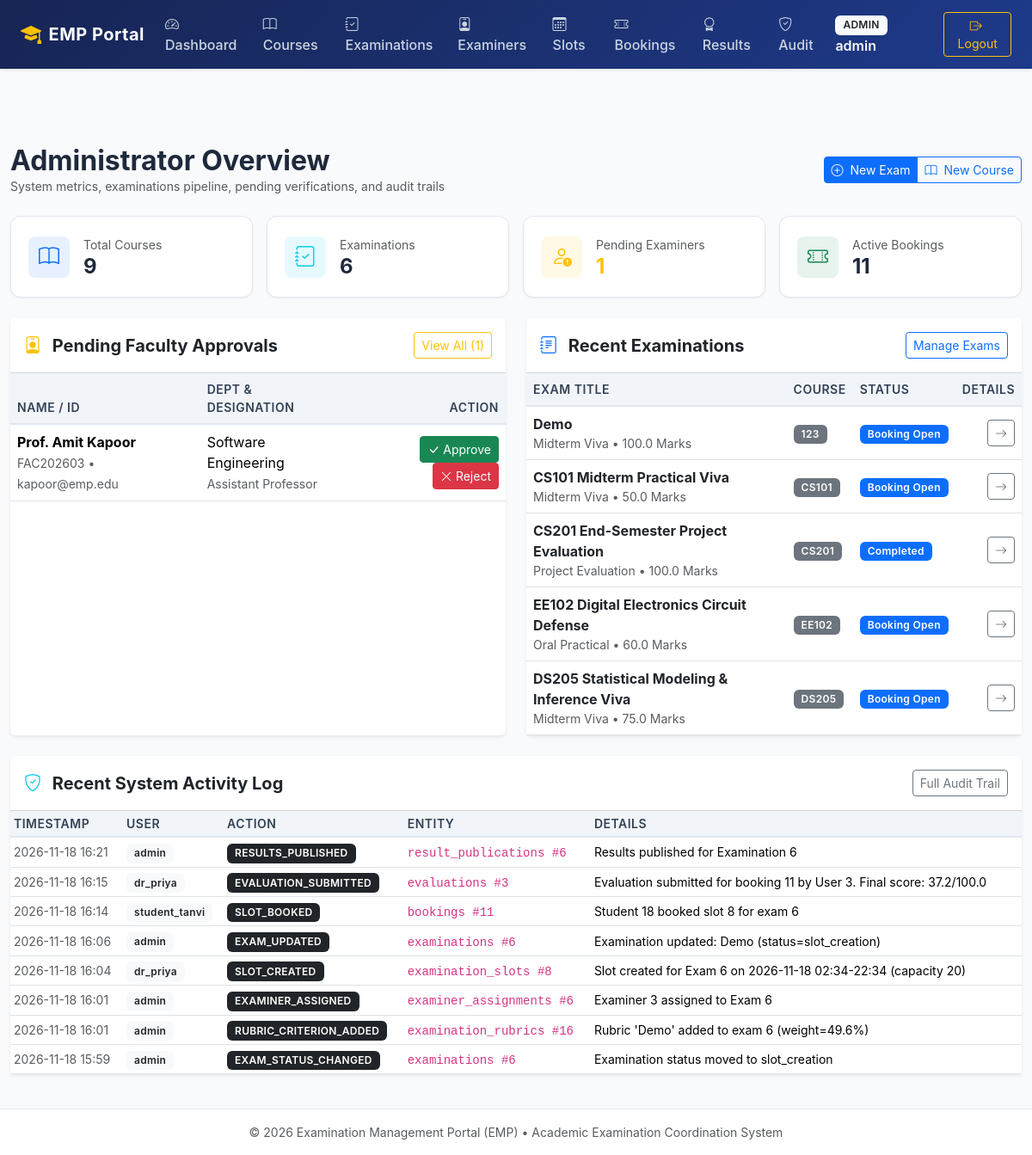
The page /admin/dashboard (signed in) on the database its author committed.
### tables this page shows
CREATE TABLE examiner_profiles (
    id INTEGER PRIMARY KEY AUTOINCREMENT,
    user_id INTEGER UNIQUE NOT NULL,
    employee_id VARCHAR(50) UNIQUE NOT NULL,
    full_name VARCHAR(120) NOT NULL,
    department VARCHAR(100) NOT NULL,
    designation VARCHAR(100) NOT NULL,
    phone VARCHAR(30),
    approval_status VARCHAR(20) NOT NULL DEFAULT 'pending' CHECK(approval_status IN ('pending', 'approved', 'rejected')),
    approved_at TIMESTAMP,
    approved_by INTEGER,
    FOREIGN KEY (user_id) REFERENCES users(id) ON DELETE CASCADE,
    FOREIGN KEY (approved_by) REFERENCES users(id) ON DELETE SET NULL
);

CREATE TABLE users (
    id INTEGER PRIMARY KEY AUTOINCREMENT,
    username VARCHAR(80) UNIQUE NOT NULL,
    email VARCHAR(120) UNIQUE NOT NULL,
    password_hash VARCHAR(255) NOT NULL,
    role VARCHAR(20) NOT NULL CHECK(role IN ('admin', 'examiner', 'student')),
    is_active INTEGER NOT NULL DEFAULT 1,
    created_at TIMESTAMP NOT NULL DEFAULT CURRENT_TIMESTAMP
);

CREATE TABLE examinations (
    id INTEGER PRIMARY KEY AUTOINCREMENT,
    course_id INTEGER NOT NULL,
    title VARCHAR(150) NOT NULL,
    exam_type VARCHAR(50) NOT NULL,
    duration_minutes INTEGER NOT NULL,
    max_marks REAL NOT NULL,
    slot_creation_start TIMESTAMP NOT NULL,
    slot_creation_end TIMESTAMP NOT NULL,
    booking_start TIMESTAMP NOT NULL,
    booking_end TIMESTAMP NOT NULL,
    status VARCHAR(20) NOT NULL DEFAULT 'draft' CHECK(status IN ('draft', 'slot_creation', 'booking_open', 'closed', 'completed')),
    created_at TIMESTAMP NOT NULL DEFAULT CURRENT_TIMESTAMP,
    FOREIGN KEY (course_id) REFERENCES courses(id) ON DELETE RESTRICT
);

CREATE TABLE courses (
    id INTEGER PRIMARY KEY AUTOINCREMENT,
    code VARCHAR(20) UNIQUE NOT NULL,
    name VARCHAR(150) NOT NULL,
    description TEXT,
    is_active INTEGER NOT NULL DEFAULT 1,
    created_at TIMESTAMP NOT NULL DEFAULT CURRENT_TIMESTAMP
);

CREATE TABLE audit_logs (
    id INTEGER PRIMARY KEY AUTOINCREMENT,
    user_id INTEGER,
    action VARCHAR(100) NOT NULL,
    entity_type VARCHAR(50) NOT NULL,
    entity_id INTEGER,
    details TEXT,
    ip_address VARCHAR(45),
    created_at TIMESTAMP NOT NULL DEFAULT CURRENT_TIMESTAMP,
    FOREIGN KEY (user_id) REFERENCES users(id) ON DELETE SET NULL
);

### app/routes/admin.py (the view)
@admin_bp.route('/dashboard')
def dashboard():
    db = get_db()
    stats = {
        'total_courses': db.execute("SELECT COUNT(*) FROM courses").fetchone()[0],
        'total_exams': db.execute("SELECT COUNT(*) FROM examinations").fetchone()[0],
        'total_students': db.execute("SELECT COUNT(*) FROM users WHERE role = 'student'").fetchone()[0],
        'approved_examiners': db.execute("SELECT COUNT(*) FROM examiner_profiles WHERE approval_status = 'approved'").fetchone()[0],
        'pending_examiners': db.execute("SELECT COUNT(*) FROM examiner_profiles WHERE approval_status = 'pending'").fetchone()[0],
        'total_slots': db.execute("SELECT COUNT(*) FROM examination_slots").fetchone()[0],
        'active_bookings': db.execute("SELECT COUNT(*) FROM bookings WHERE status = 'confirmed'").fetchone()[0],
        'submitted_evaluations': db.execute("SELECT COUNT(*) FROM evaluations WHERE status = 'submitted'").fetchone()[0]
    }
    recent_exams = get_examinations()[:5]
    pending_list = list_examiners(approval_status='pending')[:5]
    recent_logs = get_audit_logs(limit=8)
    return render_template('admin/dashboard.html', stats=stats, recent_exams=recent_exams, pending_examiners=pending_list, recent_logs=recent_logs)

### app/database.py (called while the page is built)
def get_db(db_path=None):
    if db_path is None:
        try:
            db_path = current_app.config['DATABASE_PATH']
        except RuntimeError:
            from app.config import Config
            db_path = Config.DATABASE_PATH
    try:
        if 'db' not in g:
            if db_path != ':memory:':
                os.makedirs(os.path.dirname(os.path.abspath(db_path)), exist_ok=True)
            conn = sqlite3.connect(db_path)
            conn.row_factory = sqlite3.Row
            conn.execute("PRAGMA foreign_keys = ON;")
            g.db = conn
        return g.db
    except RuntimeError:
        if db_path != ':memory:':
            os.makedirs(os.path.dirname(os.path.abspath(db_path)), exist_ok=True)
        conn = sqlite3.connect(db_path)
        conn.row_factory = sqlite3.Row
        conn.execute("PRAGMA foreign_keys = ON;")
        return conn

### app/routes/admin.py (called while the page is built)
@admin_bp.before_request
@role_required('admin')
def check_admin():
    pass

### app/services/audit_service.py (called while the page is built)
def get_audit_logs(limit=100, entity_type=None, action=None, search=None):
    db = get_db()
    query = """
        SELECT a.*, u.username, u.role
        FROM audit_logs a
        LEFT JOIN users u ON a.user_id = u.id
        WHERE 1=1
    """
    params = []
    if entity_type:
        query += " AND a.entity_type = ?"
        params.append(entity_type)
    if action:
        query += " AND a.action = ?"
        params.append(action)
    if search:
        query += " AND (a.details LIKE ? OR a.action LIKE ? OR u.username LIKE ?)"
        wildcard = f"%{search}%"
        params.extend([wildcard, wildcard, wildcard])
    query += " ORDER BY a.created_at DESC LIMIT ?"
    params.append(limit)
    return db.execute(query, params).fetchall()

### app/templates/admin/dashboard.html (shortened to what this page needs)
{% extends "base.html" %}
{% block content %}
<div class="d-flex justify-content-between align-items-center mb-4">
    <div>
        <h2 class="fw-bold mb-0">Administrator Overview</h2>
        <p class="text-muted small mb-0">System metrics, examinations pipeline, pending verifications, and audit trails</p>
    </div>
    <div class="btn-group">
        <a href="{{ url_for('admin.examinations') }}" class="btn btn-primary btn-sm"><i class="bi bi-plus-circle me-1"></i> New Exam</a>
        <a href="{{ url_for('admin.courses') }}" class="btn btn-outline-primary btn-sm"><i class="bi bi-book me-1"></i> New Course</a>
    </div>
</div>
<div class="row g-3 mb-4">
    <div class="col-md-3 col-sm-6">
        <div class="stat-card d-flex align-items-center">
            <div class="stat-icon bg-primary bg-opacity-10 text-primary me-3">
                <i class="bi bi-book"></i>
            </div>
            <div>
                <span class="text-muted small">Total Courses</span>
                <h4 class="fw-bold mb-0">{{ stats.total_courses }}</h4>
            </div>
        </div>
    </div>
    <div class="col-md-3 col-sm-6">
        <div class="stat-card d-flex align-items-center">
            <div class="stat-icon bg-info bg-opacity-10 text-info me-3">
                <i class="bi bi-journal-check"></i>
            </div>
            <div>
                <span class="text-muted small">Examinations</span>
                <h4 class="fw-bold mb-0">{{ stats.total_exams }}</h4>
            </div>
        </div>
    </div>
    <div class="col-md-3 col-sm-6">
        <div class="stat-card d-flex align-items-center">
            <div class="stat-icon bg-warning bg-opacity-10 text-warning me-3">
                <i class="bi bi-person-exclamation"></i>
            </div>
            <div>
                <span class="text-muted small">Pending Examiners</span>
                <h4 class="fw-bold mb-0 text-warning">{{ stats.pending_examiners }}</h4>
            </div>
        </div>
    </div>
    <div class="col-md-3 col-sm-6">
        <div class="stat-card d-flex align-items-center">
            <div class="stat-icon bg-success bg-opacity-10 text-success me-3">
                <i class="bi bi-ticket-perforated"></i>
            </div>
            <div>
                <span class="text-muted small">Active Bookings</span>
                <h4 class="fw-bold mb-0">{{ stats.active_bookings }}</h4>
            </div>
        </div>
    </div>
</div>
<div class="row g-4 mb-4">
    <div class="col-lg-6">
        <div class="card shadow-sm border-0 h-100">
            <div class="card-header bg-white d-flex justify-content-between align-items-center py-3">
                <h5 class="fw-bold mb-0"><i class="bi bi-person-badge text-warning me-2"></i> Pending Faculty Approvals</h5>
                <a href="{{ url_for('admin.examiners', status='pending') }}" class="btn btn-outline-warning btn-sm">View All ({{ stats.pending_examiners }})</a>
            </div>
            <div class="card-body p-0">
                {% if pending_examiners %}
                <div class="table-responsive">
                    <table class="table table-hover table-emp align-middle mb-0">
                        <thead>
                            <tr>
                                <th>Name / ID</th>
                                <th>Dept & Designation</th>
                                <th class="text-end">Action</th>
                            </tr>
                        </thead>
                        <tbody>
                            {% for ex in pending_examiners %}
                            <tr>
                                <td>
                                    <div class="fw-bold">{{ ex.full_name }}</div>
                                    <small class="text-muted">{{ ex.employee_id }} &bull; {{ ex.email }}</small>
                                </td>
                                <td>
                                    <div>{{ ex.department }}</div>
                                    <small class="text-muted">{{ ex.designation }}</small>
                                </td>
                                <td class="text-end">
                                    <form method="POST" action="{{ url_for('admin.change_examiner_status', user_id=ex.id) }}" class="d-inline">
                                        <button type="submit" class="btn btn-success btn-sm"><i class="bi bi-check-lg"></i> Approve</button>
                                    </form>
                                    <form method="POST" action="{{ url_for('admin.change_examiner_status', user_id=ex.id) }}" class="d-inline">
                                        <button type="submit" class="btn btn-danger btn-sm"><i class="bi bi-x-lg"></i> Reject</button>
                                    </form>
                                </td>
                            </tr>
                            {% endfor %}
                        </tbody>
                    </table>
                </div>
                {% else %}
                <div class="p-4 text-center text-muted">
                    <i class="bi bi-check-circle fs-3 text-success d-block mb-1"></i>
                    No examiner registrations currently waiting for approval.
                </div>
                {% endif %}
            </div>
        </div>
    </div>
    <div class="col-lg-6">
        <div class="card shadow-sm border-0 h-100">
            <div class="card-header bg-white d-flex justify-content-between align-items-center py-3">
                <h5 class="fw-bold mb-0"><i class="bi bi-journal-text text-primary me-2"></i> Recent Examinations</h5>
                <a href="{{ url_for('admin.examinations') }}" class="btn btn-outline-primary btn-sm">Manage Exams</a>
            </div>
            <div class="card-body p-0">
                {% if recent_exams %}
                <div class="table-responsive">
                    <table class="table table-hover table-emp align-middle mb-0">
                        <thead>
                            <tr>
                                <th>Exam Title</th>
                                <th>Course</th>
                                <th>Status</th>
                                <th class="text-end">Details</th>
                            </tr>
                        </thead>
                        <tbody>
                            {% for ex in recent_exams %}
                            <tr>
                                <td>
                                    <a href="{{ url_for('admin.exam_detail', exam_id=ex.id) }}" class="fw-bold text-decoration-none text-dark">
                                        {{ ex.title }}
                                    </a>
                                    <div class="small text-muted">{{ ex.exam_type }} &bull; {{ ex.max_marks }} Marks</div>
                                </td>
                                <td><span class="badge bg-secondary">{{ ex.course_code }}</span></td>
                                <td>{{ ex.status | status_badge | safe }}</td>
                                <td class="text-end">
                                    <a href="{{ url_for('admin.exam_detail', exam_id=ex.id) }}" class="btn btn-sm btn-outline-secondary">
                                        <i class="bi bi-arrow-right"></i>
                                    </a>
                                </td>
                            </tr>
                            {% endfor %}
                        </tbody>
                    </table>
                </div>
                {% else %}
                <div class="p-4 text-center text-muted">No examinations created yet.</div>
                {% endif %}
            </div>
        </div>
    </div>
</div>
<div class="card shadow-sm border-0">
    <div class="card-header bg-white d-flex justify-content-between align-items-center py-3">
        <h5 class="fw-bold mb-0"><i class="bi bi-shield-check text-info me-2"></i> Recent System Activity Log</h5>
        <a href="{{ url_for('admin.audit_logs') }}" class="btn btn-outline-secondary btn-sm">Full Audit Trail</a>
    </div>
    <div class="card-body p-0">
        <div class="table-responsive">
            <table class="table table-sm table-hover table-emp align-middle mb-0">
                <thead>
                    <tr>
                        <th>Timestamp</th>
                        <th>User</th>
                        <th>Action</th>
                        <th>Entity</th>
                        <th>Details</th>
                    </tr>
                </thead>
                <tbody>
                    {% for log in recent_logs %}
                    <tr>
                        <td class="small text-muted">{{ log.created_at | datetime_format }}</td>
                        <td>
                            {% if log.username %}
                                <span class="badge bg-light text-dark">{{ log.username }}</span>
                            {% else %}
                                <span class="badge bg-secondary">System</span>
                            {% endif %}
                        </td>
                        <td><span class="badge bg-dark">{{ log.action }}</span></td>
                        <td><code>{{ log.entity_type }} #{{ log.entity_id or '-' }}</code></td>
                        <td class="small">{{ log.details }}</td>
                    </tr>
                    {% endfor %}
                </tbody>
            </table>
        </div>
    </div>
</div>
{% endblock %}

### app/static/css/style.css (style rules this page uses)
:root { --emp-primary: #1e3a8a; --emp-primary-dark: #172554; --emp-accent: #2563eb; --emp-bg: #f8fafc; --emp-card-bg: #ffffff; --emp-border: #e2e8f0; --emp-text: #1e293b; --emp-muted: #64748b; }
body { background-color: var(--emp-bg); color: var(--emp-text); font-family: -apple-system, BlinkMacSystemFont, "Segoe UI", Roboto, "Helvetica Neue", Arial, sans-serif; min-height: 100vh; display: flex; flex-direction: column; }
.stat-card { background: var(--emp-card-bg); border: 1px solid var(--emp-border); border-radius: 0.75rem; padding: 1.25rem; box-shadow: 0 1px 3px rgba(0,0,0,0.05); transition: transform 0.15s ease, box-shadow 0.15s ease; }
.stat-icon { width: 48px; height: 48px; border-radius: 0.5rem; display: flex; align-items: center; justify-content: center; font-size: 1.5rem; }
.table-emp th { background-color: #f1f5f9; color: #334155; font-weight: 600; font-size: 0.875rem; text-transform: uppercase; letter-spacing: 0.5px; border-bottom: 2px solid var(--emp-border); }
.table-emp td { vertical-align: middle; }
.badge { padding: 0.45em 0.75em; font-weight: 600; letter-spacing: 0.3px; }

### rows shown on the page
examiner_profiles: full_name "Prof. Amit Kapoor", employee_id "FAC202603", email "kapoor@emp.edu", department "Software Engineering", designation "Assistant Professor"
examinations: title "Demo", exam_type "Midterm Viva", max_marks "100.0", course_code "123", status|status_badge "Booking Open"
examinations: title "CS101 Midterm Practical Viva", exam_type "Midterm Viva", max_marks "50.0", course_code "CS101", status|status_badge "Booking Open"
examinations: title "CS201 End-Semester Project Evaluation", exam_type "Project Evaluation", max_marks "100.0", course_code "CS201", status|status_badge "Completed"
examinations: title "EE102 Digital Electronics Circuit Defense", exam_type "Oral Practical", max_marks "60.0", course_code "EE102", status|status_badge "Booking Open"
examinations: title "DS205 Statistical Modeling & Inference Viva", exam_type "Midterm Viva", max_marks "75.0", course_code "DS205", status|status_badge "Booking Open"
audit_logs: created_at "2026-11-18 16:21", username "admin", action "RESULTS_PUBLISHED", entity_type "result_publications", entity "6", details "Results published for Examination 6"
audit_logs: created_at "2026-11-18 16:15", username "dr_priya", action "EVALUATION_SUBMITTED", entity_type "evaluations", entity "3", details "Evaluation submitted for booking 11 by User 3. Final score: 37.2/100.0"
audit_logs: created_at "2026-11-18 16:14", username "student_tanvi", action "SLOT_BOOKED", entity_type "bookings", entity "11", details "Student 18 booked slot 8 for exam 6"
audit_logs: created_at "2026-11-18 16:06", username "admin", action "EXAM_UPDATED", entity_type "examinations", entity "6", details "Examination updated: Demo (status=slot_creation)"
audit_logs: created_at "2026-11-18 16:04", username "dr_priya", action "SLOT_CREATED", entity_type "examination_slots", entity "8", details "Slot created for Exam 6 on 2026-11-18 02:34-22:34 (capacity 20)"
audit_logs: created_at "2026-11-18 16:01", username "admin", action "EXAMINER_ASSIGNED", entity_type "examiner_assignments", entity "6", details "Examiner 3 assigned to Exam 6"
audit_logs: created_at "2026-11-18 16:01", username "admin", action "RUBRIC_CRITERION_ADDED", entity_type "examination_rubrics", entity "16", details "Rubric 'Demo' added to exam 6 (weight=49.6%)"
audit_logs: created_at "2026-11-18 15:59", username "admin", action "EXAM_STATUS_CHANGED", entity_type "examinations", entity "6", details "Examination status moved to slot_creation"

### other values the page prints
{{ current_user.role }} "ADMIN"
{{ current_user.username }} "admin"
{{ stats.total_courses }} "9"
{{ stats.total_exams }} "6"
{{ stats.pending_examiners }} "1"
{{ stats.active_bookings }} "11"
